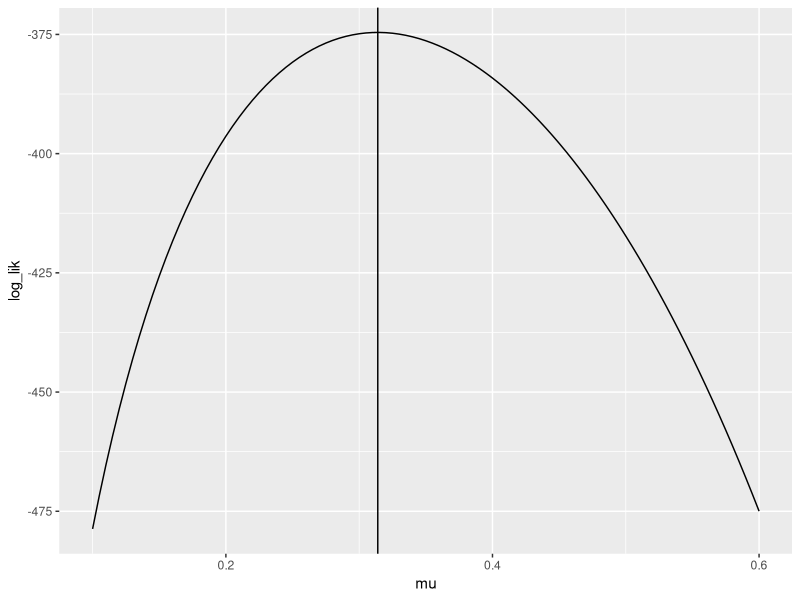
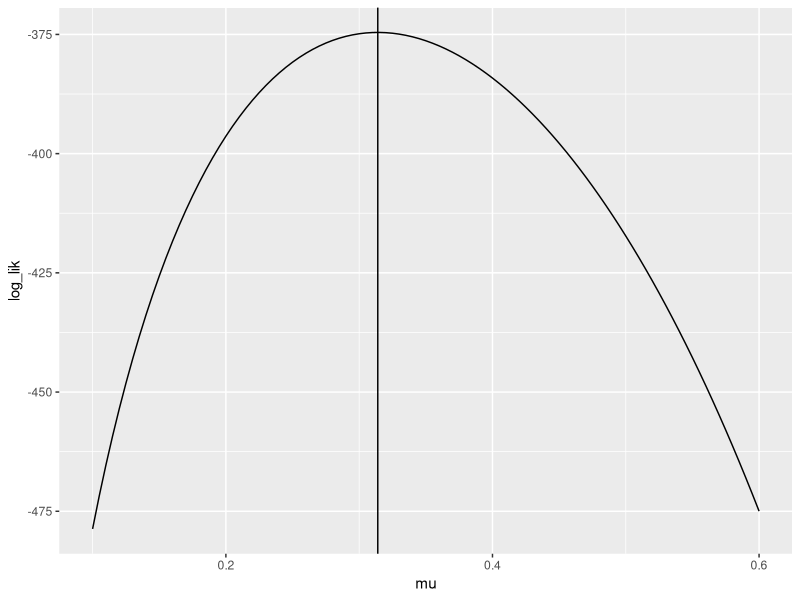
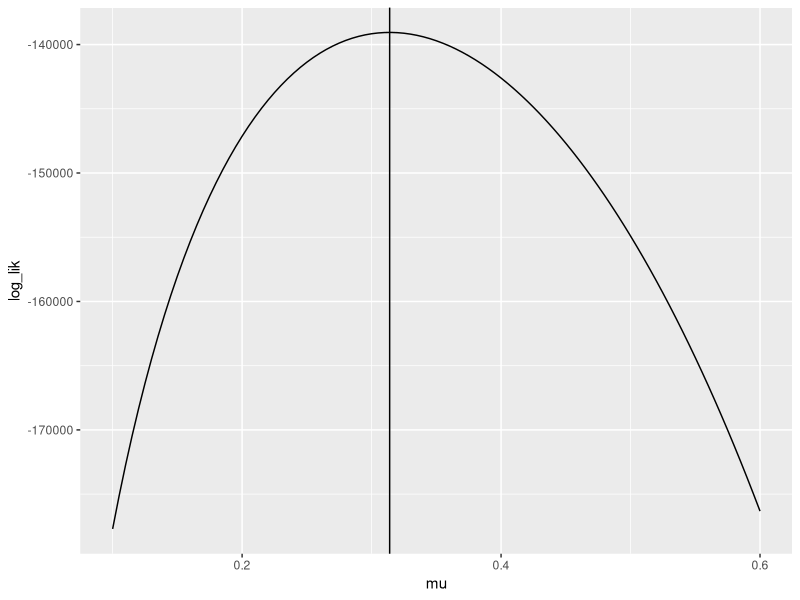
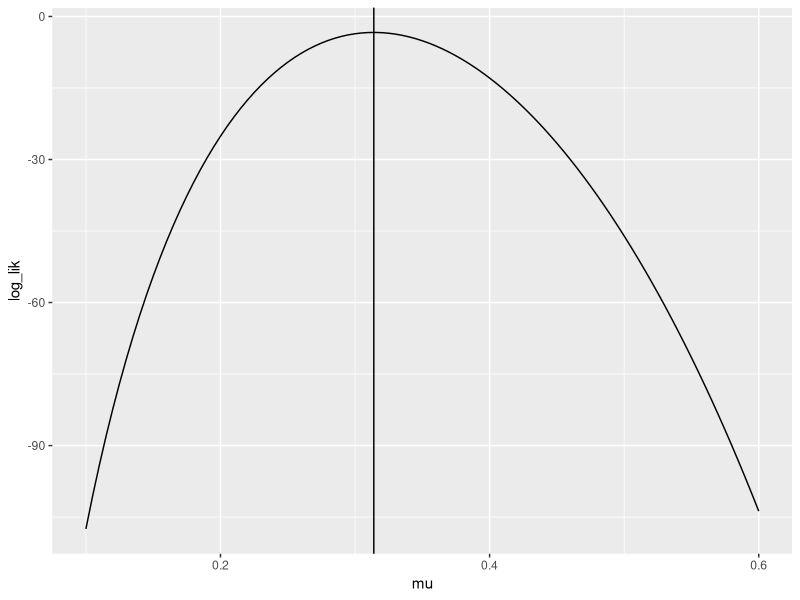
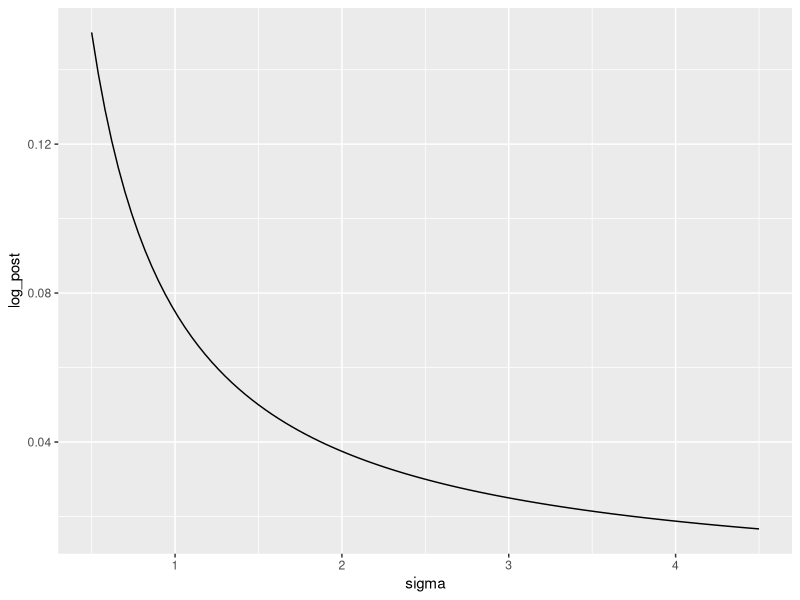
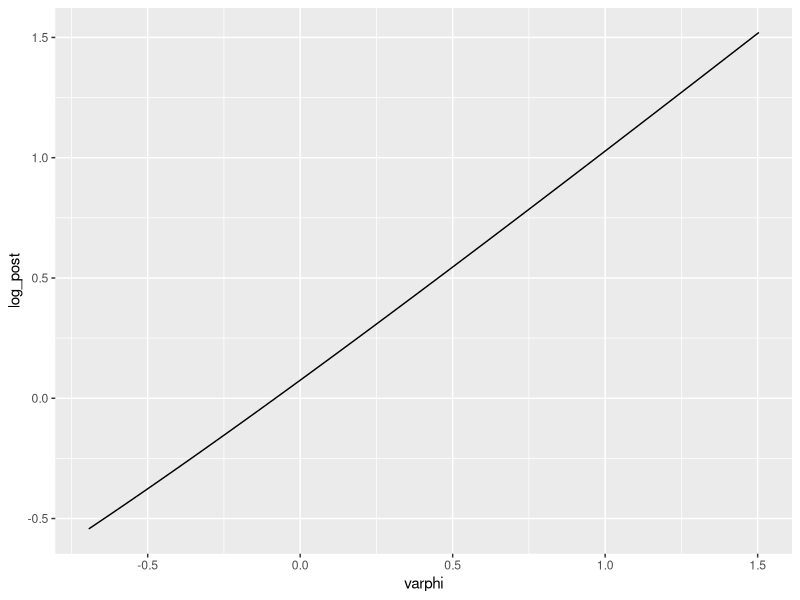

Source code (R) for these figures, in order:
## ---- chunk 1
knitr::opts_chunk$set(echo = TRUE)
## ---- chunk 2
library(dplyr)
library(ggplot2)
## ---- chunk 3
player_hits <- 189
player_atbats <- 602
## ---- chunk 4
### your code here
player_mle <- player_hits / player_atbats
player_mle
## ---- chunk 5
tibble::tibble(
  mu = seq(from = 0.1, to = 0.6, length.out = 101)
) %>% 
  mutate(log_lik = player_hits * log(mu) + (player_atbats - player_hits) * log(1 - mu))%>%
  ggplot(mapping = aes(x = mu, y = log_lik)) + 
  geom_line() + 
  geom_vline(mapping = aes(xintercept = player_mle))
## ---- chunk 6
my_example_function <- function(input_1, input_2)
{
  ### PERFORM ACTIONS
  
  ### return objects with return()
}
## ---- chunk 7
my_example_function(1, 2)

my_example_function(input_1 = 1, input_2 = 2)
## ---- chunk 8
### set the input arguments !!!
log_binom_pmf_unnorm <- function(events, trials, prob)
{
  # assign log_lik
  log_lik = events * log(prob) + (trials - events) * log(1-prob)
  
  # return log_lik
    return (log_lik)
}
## ---- chunk 9
tibble::tibble(
  mu = seq(from = 0.1, to = 0.6, length.out = 101)
) %>% 
  mutate(log_lik = log_binom_pmf_unnorm(player_hits,player_atbats,mu)) %>% 
  ggplot(mapping = aes(x = mu, y = log_lik)) + 
  geom_line() + 
  geom_vline(mapping = aes(xintercept = player_mle))
## ---- chunk 10
### set the input arguments!
log_binom_pmf <- function(events, trials, prob)
{
  log_lik = lchoose(trials,events) * (events * log(prob) + (trials - events) * log(1-prob))
  # your code here
  return (log_lik)
}
## ---- chunk 11
tibble::tibble(
  mu = seq(from = 0.1, to = 0.6, length.out = 101)
) %>% 
  mutate(log_lik = log_binom_pmf(player_hits,player_atbats,mu)) %>% 
  ggplot(mapping = aes(x = mu, y = log_lik)) + 
  geom_line() + 
  geom_vline(mapping = aes(xintercept = player_mle))
## ---- chunk 12
### your code here
exp(log_binom_pmf(player_hits, player_atbats,0.30) - log_binom_pmf(player_hits, player_atbats, player_mle))
## ---- chunk 13
### your code here
dbinom(x = 189, size = 602, prob =0.3)
## ---- chunk 14
tibble::tibble(
  mu = seq(from = 0.1, to = 0.6, length.out = 101)
) %>% 
  mutate(log_lik = dbinom(player_hits,player_atbats,mu,log =TRUE)) %>% 
  ggplot(mapping = aes(x = mu, y = log_lik)) + 
  geom_line() + 
  geom_vline(mapping = aes(xintercept = player_mle)) 
## ---- chunk 15
coin_probs <- dbinom(x = 0:5, size = 11, prob = 0.25)

# print to screen
coin_probs

# length?
length(coin_probs)
## ---- chunk 16
### your code here
sum(coin_probs)
## ---- chunk 17
### your code here
pbinom(q =5, size = 11, prob=.25)
## ---- chunk 18
### your code here
##probability of observing 175-195 hits
pbinom(q =195, size = 602,prob = 0.3) - pbinom(q =175, size = 602,prob = 0.3)
## probability of observing 165-205 hits
pbinom(q =205, size = 602,prob = 0.3) - pbinom(q =165, size = 602,prob = 0.3)
## ---- chunk 19
a_prior <- 41.76
b_prior <- 108.32
start_hits <- 6
start_atbats <- 30
## ---- chunk 20
### your code here
start_mle <- start_hits / start_atbats
start_mle
## ---- chunk 21
### your code here
prior_mean <- a_prior / (a_prior + b_prior)
prior_mean
## ---- chunk 22
### your code here
b_prior + a_prior
## ---- chunk 23
### your code here
qbeta(0.05,a_prior, b_prior)
qbeta(0.95,a_prior, b_prior)
## ---- chunk 24
a_post_start <- a_prior + start_hits
b_post_start <- b_prior + (start_atbats-start_hits)

a_post_player <- a_prior + player_hits
b_post_player <- b_prior + (player_atbats-player_hits)
## ---- chunk 25
post_mean_start <- a_post_start / (a_post_start + b_post_start)
post_mean_start

post_mean_player <- a_post_player/ (a_post_player + b_post_player)
post_mean_player
## ---- chunk 26
qbeta(0.05, a_post_start, b_post_start)
qbeta(0.95, a_post_start, b_post_start)
## ---- chunk 27
qbeta(0.05, a_post_player, b_post_player)
qbeta(0.95, a_post_player, b_post_player)
## ---- chunk 28
1 - pbeta(0.3, a_prior, b_prior)
## ---- chunk 29
1 - pbeta(0.3, a_post_player, b_post_player)
## ---- chunk 30
N <- 21
v <- 4.2
## ---- chunk 31
### set input arguments !!!
log_post_sigma_unnorm <- function(sigma, N, v, lambda)
{
  # your code here
  log_post <- (-v/(2*(sigma)^2*N))*(-lambda*sigma)
  return (log_post)
}
## ---- chunk 32
tibble::tibble(
  sigma = seq(from = 0.5, to = 4.5, length.out = 101)
) %>% 
  mutate(log_post = log_post_sigma_unnorm(sigma, N, v, 0.75)) %>% 
  ggplot(mapping = aes(x = sigma, y = log_post))+ 
  geom_line()
## ---- chunk 33
### set the input arguments !!!
log_post_varphi_unnorm <- function(varphi, N, v, lambda)
{
  # back-calculate sigma given varphi
  sigma <- exp(varphi)
  
  # calculate the unnormalized log-posterior on sigma
  log_post <- log_post_sigma_unnorm(sigma, N, v, lambda) + varphi
  
  # account for the derivative adjustmet
  return (log_post)
}
## ---- chunk 34
tibble::tibble(
  varphi = seq(from = log(0.5), to = log(4.5), length.out = 101)
) %>% 
  mutate(log_post = log_post_varphi_unnorm(varphi, N, v, 0.75)) %>% 
  ggplot(mapping = aes(x = varphi, y = log_post))+ 
  geom_line()
